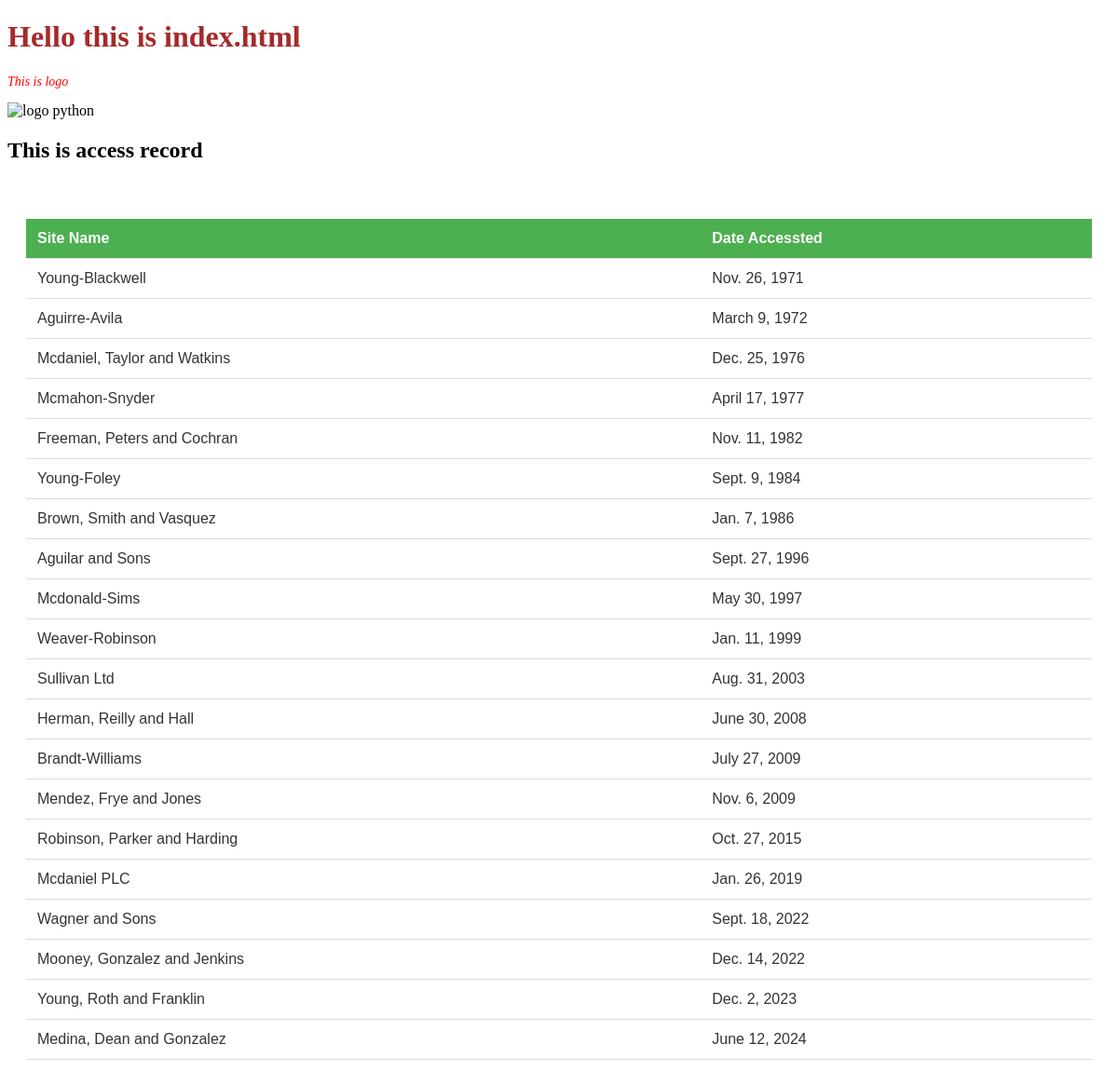
The page / on the database its author committed.
### firs_app/models.py (models this page shows, shortened)
class Accesrecord(models.Model):
    name = models.ForeignKey(Webpage, on_delete= models.CASCADE)
    date = models.DateField()

class Webpage(models.Model):
    topic = models.ForeignKey(Topic, on_delete= models.CASCADE)
    name = models.CharField(max_length=264, unique=True)
    url= models.URLField(unique=True)
    def __str__(self):
        return self.name

### firs_app/views.py (the view)
# urls.py: path('', views.index, name='index'),
def index (request):
    webpages_list = Accesrecord.objects.order_by('date')
    date_dict={'access_records': webpages_list}
    return render(request, 'first_app/index.html', context=date_dict)

### templates/first_app/index.html (shortened to what this page needs)
<!DOCTYPE html>
{% load static %}
<html lang="en">
  <head>
    <link rel="stylesheet" href="{% static 'css/style.css' %}" />
  </head>
  <body>
    <h1>Hello this is index.html</h1>
    <p>This is logo</p>
    <img src="{% static 'images/logo.png' %}" alt="logo python" width="100"/>
    <h2>This is access record</h2>
    <div class="djangotwo">
      {% if access_records %}
        <table>
          <thead>
            <th>Site Name</th>
            <th>Date Accessted</th>
          </thead>
          {% for data in access_records %}
            <tr>
              <td>{{data.name}}</td>
              <td>{{data.date}}</td>
            </tr>
          {% endfor %}
        </table>
      {% else %}
        <p>NO ACCESS RECORD</p>
      {% endif %}
    </div>
  </body>
</html>

### static/css/style.css (style rules this page uses)
h1 { color: brown; }
.djangotwo { padding: 20px; font-family: Arial, sans-serif; }
table { width: 100%; border-collapse: collapse; margin-top: 20px; }
thead { background-color: #4CAF50; color: #ffffff; }
th, td { padding: 12px; text-align: left; border-bottom: 1px solid #ddd; }
th { font-weight: bold; }
td { color: #333; }
p { color: #ff0000; font-style: italic; font-size: 14px; }

### rows shown on the page
Accesrecord: name "Young-Blackwell", date "Nov. 26, 1971"
Accesrecord: name "Aguirre-Avila", date "March 9, 1972"
Accesrecord: name "Mcdaniel, Taylor and Watkins", date "Dec. 25, 1976"
Accesrecord: name "Mcmahon-Snyder", date "April 17, 1977"
Accesrecord: name "Freeman, Peters and Cochran", date "Nov. 11, 1982"
Accesrecord: name "Young-Foley", date "Sept. 9, 1984"
Accesrecord: name "Brown, Smith and Vasquez", date "Jan. 7, 1986"
Accesrecord: name "Aguilar and Sons", date "Sept. 27, 1996"
Accesrecord: name "Mcdonald-Sims", date "May 30, 1997"
Accesrecord: name "Weaver-Robinson", date "Jan. 11, 1999"
Accesrecord: name "Sullivan Ltd", date "Aug. 31, 2003"
Accesrecord: name "Herman, Reilly and Hall", date "June 30, 2008"
Accesrecord: name "Brandt-Williams", date "July 27, 2009"
Accesrecord: name "Mendez, Frye and Jones", date "Nov. 6, 2009"
Accesrecord: name "Robinson, Parker and Harding", date "Oct. 27, 2015"
Accesrecord: name "Mcdaniel PLC", date "Jan. 26, 2019"
Accesrecord: name "Wagner and Sons", date "Sept. 18, 2022"
Accesrecord: name "Mooney, Gonzalez and Jenkins", date "Dec. 14, 2022"
Accesrecord: name "Young, Roth and Franklin", date "Dec. 2, 2023"
Accesrecord: name "Medina, Dean and Gonzalez", date "June 12, 2024"
